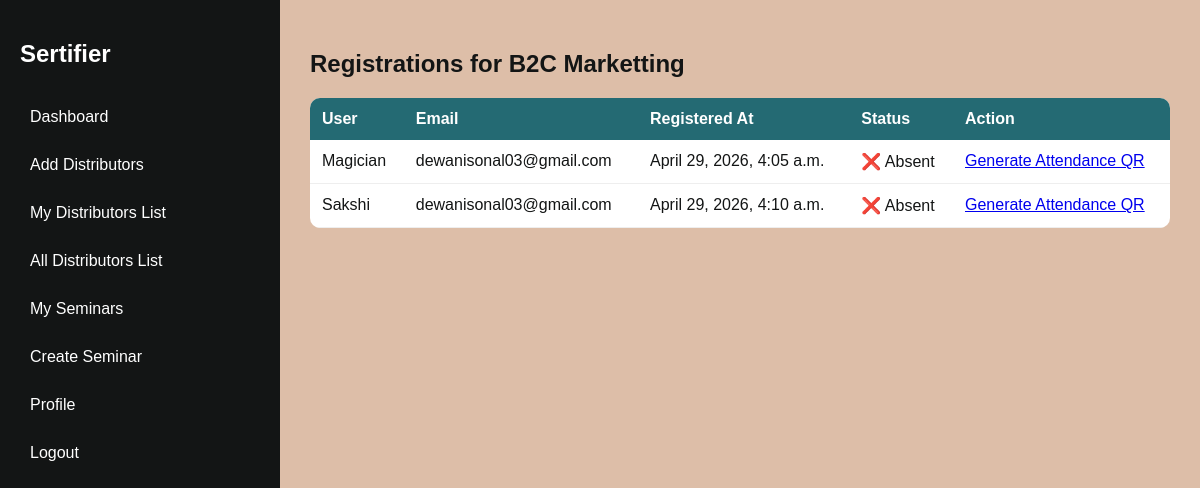
The app's page /seminars/registrations/16/ (signed in) with its own data.
### seminars/models.py (models this page shows, shortened)
class Seminar(models.Model):
    title = models.CharField(max_length=200)
    topic = models.CharField(max_length=200)
    description = models.TextField()
    date_time = models.DateTimeField(null=True)
    location = models.CharField(max_length=255)
    created_by = models.ForeignKey(User, on_delete=models.CASCADE)
    created_at = models.DateTimeField(auto_now_add=True, null=True)
    @property
    def status(self):
        now = timezone.now()
        if self.date_time.date() > now.date():
            return "Upcoming"
        elif self.date_time.date() == now.date():
            return "Ongoing"
        else:
            return "Completed"
    @property
    def attendance_open(self):
        return self.status == "Upcoming" or self.status == "Ongoing"
    certificate_enabled = models.BooleanField(default=True)
    certificate_title = models.CharField(
        max_length=200,
        default='Certificate of Participation'
    )
    certificate_logo_left = models.ImageField(
        upload_to='certificate_logos/',
        blank=True,
        null=True
    )
    certificate_logo_right = models.ImageField(
        upload_to='certificate_logos/',
        blank=True,
        null=True
    )
    certificate_signature = models.ImageField(
        upload_to='certificate_signatures/',
        blank=True,
        null=True
    )
    attendance_code = models.CharField(
        max_length=20,
        blank=True,
        null=True
    )
    attendance_code_created_at = models.DateTimeField(
        blank=True,
        null=True
    )

class SeminarRegistration(models.Model):
    user = models.ForeignKey(User, on_delete=models.CASCADE)
    seminar = models.ForeignKey(Seminar, on_delete=models.CASCADE, related_name='registrations')
    registered_at = models.DateTimeField(auto_now_add=True)
    id_card = models.FileField(upload_to='id_cards/', null=True, blank=True)
    attended = models.BooleanField(default=False)
    attendance_marked_at = models.DateTimeField(
        null=True,
        blank=True
    )
    verification_token = models.UUIDField(
        default=uuid.uuid4,
        unique=True,
        editable=False
    )
    class Meta:
        unique_together = ('user', 'seminar')  # 🚀 prevents duplicate

### User/models.py (models this page shows, shortened)
class CustomUser(AbstractUser):
    ROLE_CHOICES = (
        ('admin', 'Admin'),
        ('manager', 'Manager'),
        ('distributor', 'Distributor'),
    )
    role = models.CharField(max_length=20, choices=ROLE_CHOICES)
    phone = models.CharField(max_length=15, blank=True, null=True)

### User/decorators.py (the view)
        def wrapper(request, *args, **kwargs):
            if request.user.role in allowed_roles:
                return view_func(request, *args, **kwargs)
            return redirect('dashboard')

### seminars/views.py (called while the page is built)
@login_required
@role_required(['manager', 'admin'])
def seminar_registrations(request, seminar_id):
    seminar = get_object_or_404(Seminar, id=seminar_id)
    registrations = SeminarRegistration.objects.filter(seminar=seminar)
    return render(request, 'seminar_registrations.html', {
        'seminar': seminar,
        'registrations': registrations
    })

### seminars/templates/seminar_registrations.html
{% extends 'base.html' %}
{% block content %}
<h2>Registrations for {{ seminar.title }}</h2>
<table>
    <tr>
        <th>User</th>
        <th>Email</th>
        <th>Registered At</th>
        <th>Status</th>
        <th>Action</th>
    </tr>
    {% for reg in registrations %}
    <tr>
        <td>{{ reg.user.username }}</td>
        <td>{{ reg.user.email }}</td>
        <td>{{ reg.registered_at }}</td>
        <td>
        {% if reg.attended %}
        ✔ Present
        {% else %}
        ❌ Absent
        {% endif %}
        </td>
        <td>
            {% if seminar.attendance_open %}
                {% if not reg.attended %}
                    <a href="{% url 'generate_attendance_qr' seminar.id %}">
                        Generate Attendance QR
                    </a>
                {% else %}
                    Already Marked
                {% endif %}
            {% else %}
            Attendance Closed
            {% endif %}
        </td>
    </tr>
    {% endfor %}
</table>
{% endblock %}

### User/static/css/style.css (style rules this page uses)
:root { --primary: #131515; --secondary: #246a73; --accent: #368f8b; --muted: #f3dfc1; --bg: #ddbea8; --white: #ffffff; }
body { margin: 0; font-family: 'Poppins', sans-serif; background-color: var(--bg); color: var(--primary); }
table { width: 100%; border-collapse: collapse; background: var(--white); border-radius: 10px; overflow: hidden; }
table th { background: var(--secondary); color: var(--white); padding: 12px; text-align:left; }
table td { padding: 12px; border-bottom: 1px solid #eee; }

### records on screen
Seminar: title "B2C Marketting"
SeminarRegistration: user.username "Magician", user.email "dewanisonal03@gmail.com", registered_at "April 29, 2026, 4:05 a.m.", attended "❌ Absent"
SeminarRegistration: user.username "Sakshi", user.email "dewanisonal03@gmail.com", registered_at "April 29, 2026, 4:10 a.m.", attended "❌ Absent"
